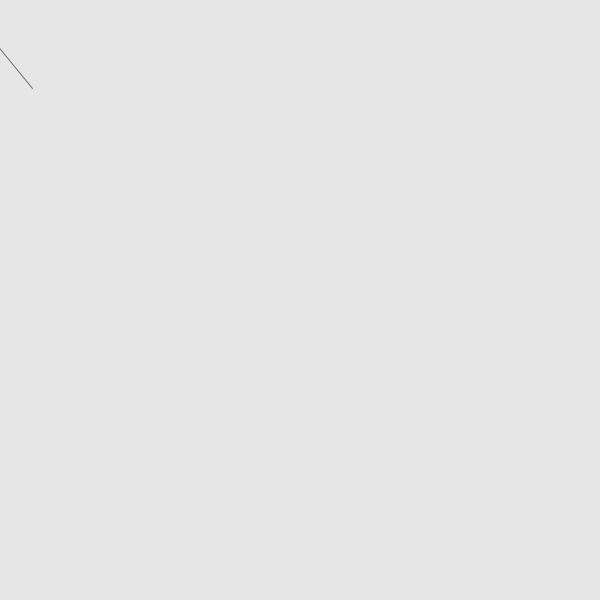
Frame 1 (no input)
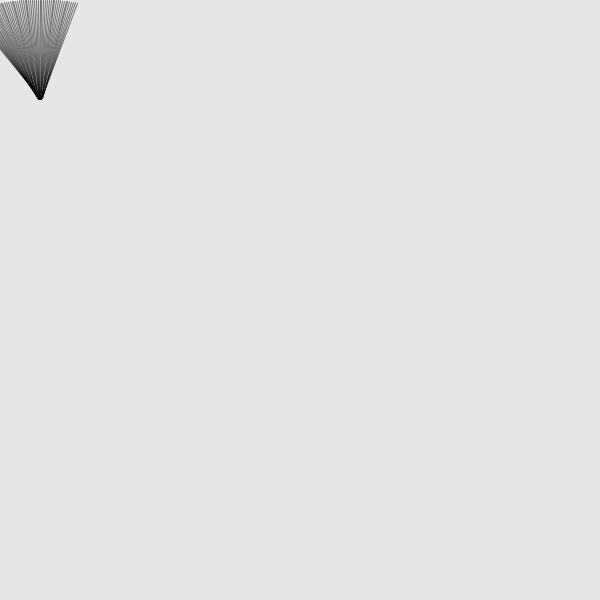
Frame 60 (the mouse pressed at the canvas centre just before this capture)
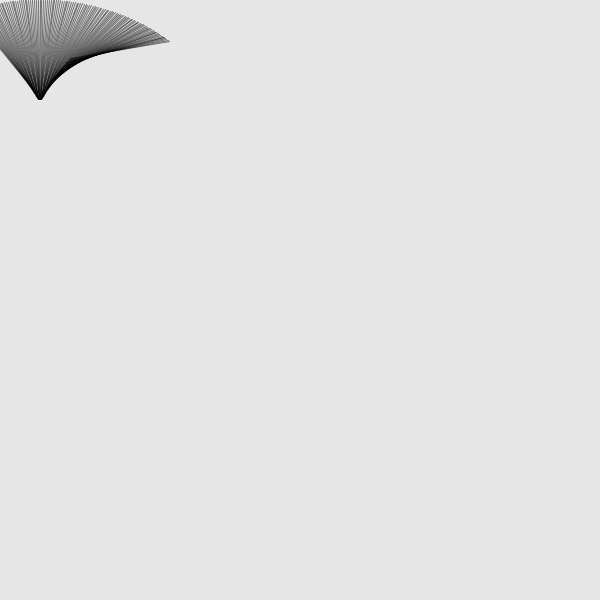
Frame 120 (the mouse held since frame 60 and released just before this capture)

The Processing sketch that drew these frames (run headless with seeded random() and noise(); from frame 60 on, the mouse is pressed at the canvas centre):

// Processing sketch: MidtermPractice210_17
// ── MidtermPractice210_17.pde
//your rectangle should rotate and move across the screen from left to right
//currently it only rotates in place 
//change the sketch so that it draws from left to right, then down; change either the translate function or the conditional to do this.


float x = 0; 
float y = 50;

void setup() {
  size(600, 600);
  background(230);
  rectMode(CENTER);
}

void draw() {
  pushMatrix();
   
  if(x <= width){
    x++;
     //reset your x & y coordinates
  }else{
    y=y+50;
    x = 0;
  }
  translate(x, y);
  rotate(radians(frameCount + y));
  stroke(0, 130);
  line(-50, 0, 50, 0);
  
   
  //if(x <= width){
  //  x++;
  //   //reset your x & y coordinates
  //}else{
  //  y=y+50;
  //  x = 0;
  //}
  
  popMatrix();
  
 
//  if(x <= width){
  //  x++;
     //reset your x & y coordinates
  //}else{
    //y=y+50;
    //x = 0;
  }
